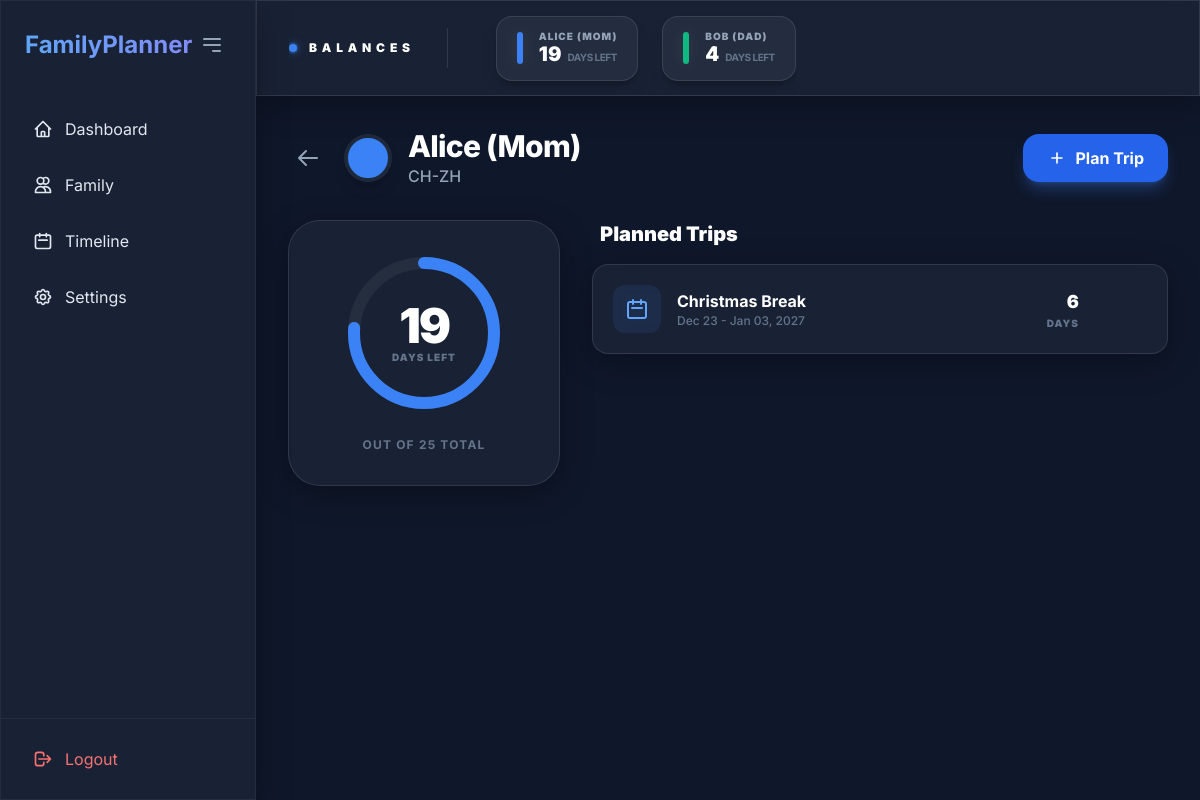
Page /family/1 (signed in) on the committed database.
### app/models/models.py (models this page shows)
class FamilyMember(Base):
    __tablename__ = "family_members"
    id = Column(Integer, primary_key=True, index=True)
    name = Column(String)
    family_id = Column(Integer, ForeignKey("families.id"))
    country = Column(String)
    subdivision = Column(String, nullable=True)
    vacation_allowance = Column(Float)
    working_days = Column(Integer, default=5) # e.g., 5 days per week
    color = Column(String, default="#3b82f6") # Tailwind blue-500
    family = relationship("Family", back_populates="members")
    vacations = relationship("Vacation", back_populates="member", cascade="all, delete-orphan")

class Vacation(Base):
    __tablename__ = "vacations"
    id = Column(Integer, primary_key=True, index=True)
    member_id = Column(Integer, ForeignKey("family_members.id"))
    start_date = Column(Date)
    end_date = Column(Date)
    title = Column(String, nullable=True)
    notes = Column(String, nullable=True)
    business_days_spent = Column(Float)
    member = relationship("FamilyMember", back_populates="vacations")

### app/routers/family.py (the view)
@router.get("/{member_id}")
async def member_details(member_id: int, request: Request, db: Session = Depends(get_db)):
    user_id = request.session.get("user_id")
    member = db.query(FamilyMember).join(Family).filter(FamilyMember.id == member_id, Family.owner_id == user_id).first()
    if not member: return RedirectResponse(url="/family", status_code=303)
    from app.services.family_service import get_family_members
    family_members = get_family_members(db, user_id)
    spent = sum(v.business_days_spent for v in member.vacations)
    member.remaining_balance = member.vacation_allowance - spent
    return templates.TemplateResponse(request=request, name="person.html", context={
        "member": member,
        "family_members": family_members
    })

### app/templates/person.html (shortened to what this page needs)
{% extends "base.html" %}
{% block content %}
<div class="space-y-8">
    <header class="flex justify-between items-center">
        <div class="flex items-center">
            <a href="/family" class="mr-4 p-2 hover:bg-white/10 rounded-xl transition-all">
                <svg class="w-6 h-6 text-slate-400" fill="none" stroke="currentColor" viewBox="0 0 24 24"><path stroke-linecap="round" stroke-linejoin="round" stroke-width="2" d="M10 19l-7-7m0 0l7-7m-7 7h18"></path></svg>
            </a>
            <div class="flex items-center">
                <div class="w-12 h-12 rounded-full mr-4 border-4 border-slate-800 shadow-lg" style="background-color: {{ member.color }}"></div>
                <div>
                    <h1 class="text-3xl font-extrabold text-white tracking-tight">{{ member.name }}</h1>
                    <p class="text-slate-400 font-medium">{{ member.country }}{% if member.subdivision %}-{{ member.subdivision }}{% endif %}</p>
                </div>
            </div>
        </div>
        <button hx-get="/calendar/add-vacation?member_id={{ member.id }}" hx-target="#modal-content" class="px-6 py-3 bg-blue-600 hover:bg-blue-700 text-white rounded-2xl font-bold transition-all shadow-lg shadow-blue-500/30 flex items-center">
            <svg class="w-5 h-5 mr-2" fill="none" stroke="currentColor" viewBox="0 0 24 24"><path stroke-linecap="round" stroke-linejoin="round" stroke-width="2" d="M12 6v6m0 0v6m0-6h6m-6 0H6"></path></svg>
            Plan Trip
        </button>
    </header>
    <div class="grid grid-cols-1 lg:grid-cols-3 gap-8">
        <div class="glass p-8 rounded-[2rem] flex flex-col justify-center items-center text-center">
            {% set percent = (member.remaining_balance / member.vacation_allowance * 100)|round %}
            <div class="relative w-40 h-40 mb-6">
                <svg class="w-full h-full transform -rotate-90">
                    <circle cx="80" cy="80" r="70" stroke="currentColor" stroke-width="12" fill="transparent" class="text-white/5" />
                    <circle cx="80" cy="80" r="70" stroke="currentColor" stroke-width="12" fill="transparent"
                            stroke-dasharray="440" stroke-dashoffset="{{ 440 - (percent / 100 * 440) }}"
                            class="text-blue-500 transition-all duration-1000 ease-out" stroke-linecap="round" />
                </svg>
                <div class="absolute inset-0 flex flex-col items-center justify-center">
                    <span class="text-5xl font-black text-white tracking-tighter">{{ member.remaining_balance|int }}</span>
                    <span class="text-[10px] font-black text-slate-500 uppercase tracking-widest">Days Left</span>
                </div>
            </div>
            <p class="text-slate-500 text-xs font-bold uppercase tracking-widest">Out of {{ member.vacation_allowance|int }} total</p>
        </div>
        <div class="lg:col-span-2 space-y-4">
            <h2 class="text-xl font-black text-white px-2">Planned Trips</h2>
            <div class="space-y-3">
                {% for vac in member.vacations|sort(attribute='start_date', reverse=True) %}
                <div class="glass p-5 rounded-2xl flex items-center justify-between group">
                    <div class="flex items-center">
                        <div class="w-12 h-12 rounded-xl bg-blue-500/10 flex items-center justify-center mr-4 text-blue-400">
                            <svg class="w-6 h-6" fill="none" stroke="currentColor" viewBox="0 0 24 24"><path stroke-linecap="round" stroke-linejoin="round" stroke-width="2" d="M8 7V3m8 4V3m-9 8h10M5 21h14a2 2 0 002-2V7a2 2 0 00-2-2H5a2 2 0 00-2 2v12a2 2 0 002 2z"></path></svg>
                        </div>
                        <div>
                            <p class="font-bold text-white">{{ vac.title or "Family Trip" }}</p>
                            <p class="text-xs font-medium text-slate-500">{{ vac.start_date.strftime('%b %d') }} - {{ vac.end_date.strftime('%b %d, %Y') }}</p>
                        </div>
                    </div>
                    <div class="flex items-center space-x-4">
                        <div class="text-right mr-4">
                            <p class="text-lg font-black text-white">{{ vac.business_days_spent|int }}</p>
                            <p class="text-[10px] font-black text-slate-500 uppercase tracking-widest">Days</p>
                        </div>
                    </div>
                </div>
                {% else %}
                <div class="glass p-12 rounded-[2rem] text-center border-dashed">
                    <p class="text-slate-500 font-bold">No trips planned yet.</p>
                </div>
                {% endfor %}
            </div>
        </div>
    </div>
</div>
{% endblock %}

### app/templates/base.html (shortened to what this page needs)
<!DOCTYPE html>
<html lang="en">
<head>
    <script src="https://cdn.tailwindcss.com"></script>
    <link rel="stylesheet" href="https://cdnjs.cloudflare.com/ajax/libs/frappe-gantt/0.6.1/frappe-gantt.css">
</head>
<body class="text-slate-200 antialiased">
    <div class="flex h-screen overflow-hidden">
        {% if request.session.get('user_id') %}
        <aside id="sidebar" class="sidebar glass border-r border-white/5 flex flex-col z-20 shrink-0">
            <div class="p-6 flex items-center justify-between">
                <h1 class="text-2xl font-bold bg-gradient-to-r from-blue-400 to-indigo-400 bg-clip-text text-transparent sidebar-logo">
                </h1>
                <button onclick="toggleSidebar()" class="p-2 hover:bg-white/10 rounded-xl transition-all text-slate-400">
                    <svg class="w-6 h-6" fill="none" stroke="currentColor" viewBox="0 0 24 24"><path stroke-linecap="round" stroke-linejoin="round" stroke-width="2" d="M4 6h16M4 12h16m-7 6h7"></path></svg>
                </button>
            </div>
            <nav class="flex-1 px-4 space-y-2 mt-4">
                <a href="/dashboard" class="sidebar-link flex items-center px-4 py-3 rounded-xl transition-all hover:bg-white/5 {% if request.url.path == '/dashboard' %}sidebar-item-active{% endif %}">
                    <span class="sidebar-text">Dashboard</span>
                </a>
                <a href="/family" class="sidebar-link flex items-center px-4 py-3 rounded-xl transition-all hover:bg-white/5 {% if request.url.path == '/family' %}sidebar-item-active{% endif %}">
                    <svg class="w-5 h-5 mr-3 shrink-0" fill="none" stroke="currentColor" viewBox="0 0 24 24"><path stroke-linecap="round" stroke-linejoin="round" stroke-width="2" d="M12 4.354a4 4 0 110 5.292M15 21H3v-1a6 6 0 0112 0v1zm0 0h6v-1a6 6 0 00-9-5.197M13 7a4 4 0 11-8 0 4 4 0 018 0z"></path></svg>
                    <span class="sidebar-text">Family</span>
                </a>
                <a href="/calendar" class="sidebar-link flex items-center px-4 py-3 rounded-xl transition-all hover:bg-white/5 {% if request.url.path == '/calendar' %}sidebar-item-active{% endif %}">
                    <svg class="w-5 h-5 mr-3 shrink-0" fill="none" stroke="currentColor" viewBox="0 0 24 24"><path stroke-linecap="round" stroke-linejoin="round" stroke-width="2" d="M8 7V3m8 4V3m-9 8h10M5 21h14a2 2 0 002-2V7a2 2 0 00-2-2H5a2 2 0 00-2 2v12a2 2 0 002 2z"></path></svg>
                    <span class="sidebar-text">Timeline</span>
                </a>
                <a href="/settings" class="sidebar-link flex items-center px-4 py-3 rounded-xl transition-all hover:bg-white/5 {% if request.url.path == '/settings' %}sidebar-item-active{% endif %}">
                    <span class="sidebar-text">Settings</span>
                </a>
            </nav>
            <div class="p-4 border-t border-white/5">
                <a href="/logout" class="logout-btn flex items-center px-4 py-3 rounded-xl text-red-400 hover:bg-red-400/10 transition-all">
                    <svg class="w-5 h-5 mr-3 shrink-0" fill="none" stroke="currentColor" viewBox="0 0 24 24"><path stroke-linecap="round" stroke-linejoin="round" stroke-width="2" d="M17 16l4-4m0 0l-4-4m4 4H7m6 4v1a3 3 0 01-3 3H6a3 3 0 01-3-3V7a3 3 0 013-3h4a3 3 0 013 3v1"></path></svg>
                    <span class="logout-text">Logout</span>
                </a>
            </div>
        </aside>
        {% endif %}
        <div class="flex-1 flex flex-col overflow-hidden">
            {% if request.session.get('user_id') %}
            <header class="glass h-24 border-b border-white/10 flex items-center px-8 z-10 shrink-0">
                <div class="flex items-center space-x-6 overflow-x-auto no-scrollbar py-3">
                    <div class="flex items-center mr-6">
                        <div class="relative flex items-center justify-center mr-3">
                            <div class="absolute w-3 h-3 bg-blue-500/20 rounded-full animate-ping"></div>
                            <div class="w-2 h-2 rounded-full bg-blue-500 shadow-[0_0_8px_rgba(59,130,246,0.5)]"></div>
                        </div>
                        <span class="text-xs font-black text-white uppercase tracking-[0.4em] whitespace-nowrap">Balances</span>
                    </div>
                    {% if family_members %}
                        {% for person in family_members %}
                        <div class="flex items-center space-x-4 bg-white/5 hover:bg-white/10 border border-white/10 hover:border-white/20 px-5 py-3 rounded-2xl transition-all duration-300 group cursor-pointer shadow-lg shadow-black/20"
                             onclick="window.location.href='/family/{{ person.id }}'">
                            <div class="w-1.5 h-8 rounded-full shadow-[0_0_15px_rgba(255,255,255,0.1)]" style="background-color: {{ person.color }}"></div>
                            <div class="flex flex-col -space-y-1">
                                <span class="text-[10px] font-black text-slate-400 uppercase tracking-[0.1em] group-hover:text-white transition-colors">{{ person.name }}</span>
                                <div class="flex items-baseline space-x-1.5">
                                    <span class="text-xl font-black text-white group-hover:text-blue-400 transition-colors">{{ person.remaining_balance|int }}</span>
                                    <span class="text-[10px] font-bold text-slate-500 uppercase tracking-tighter">days left</span>
                                </div>
                            </div>
                        </div>
                        {% endfor %}
                    {% else %}
                        <span class="text-xs text-slate-500 italic">No family members added yet.</span>
                    {% endif %}
                </div>
            </header>
            {% endif %}
            <main class="flex-1 overflow-y-auto p-8 relative">
                {% block content %}{% endblock %}
            </main>
        </div>
    </div>
</body>
</html>

### app/templates/base.html (style rules this page uses)
body { font-family: 'Inter', sans-serif; background: #0f172a; min-height: 100vh; color: #f1f5f9; }
.glass { background: rgba(30, 41, 59, 0.7); backdrop-filter: blur(16px); -webkit-backdrop-filter: blur(16px); border: 1px solid rgba(255, 255, 255, 0.1); box-shadow: 0 8px 32px 0 rgba(0, 0, 0, 0.3); }
.sidebar { width: 16rem; transition: all 0.3s cubic-bezier(0.4, 0, 0.2, 1); }

### rows in the picture
FamilyMember: name "ALICE (MOM)", remaining_balance "19", name "Alice (Mom)", country "CH", subdivision "ZH", vacation_allowance "25"
FamilyMember: name "BOB (DAD)", remaining_balance "4"
Vacation: title "Christmas Break", start_date "Dec 23", end_date "Jan 03, 2027", business_days_spent "6"

### other values in the picture
{{ member.remaining_balance|int }} "19"
